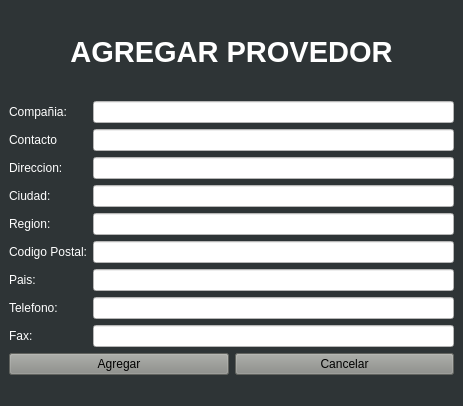
<?xml version="1.0" encoding="UTF-8"?>
<ui version="4.0">
 <class>VentanaAgregarProveedorGui</class>
 <widget class="QMainWindow" name="VentanaAgregarProveedorGui">
  <property name="geometry">
   <rect>
    <x>0</x>
    <y>0</y>
    <width>463</width>
    <height>406</height>
   </rect>
  </property>
  <property name="minimumSize">
   <size>
    <width>463</width>
    <height>406</height>
   </size>
  </property>
  <property name="maximumSize">
   <size>
    <width>463</width>
    <height>406</height>
   </size>
  </property>
  <property name="windowTitle">
   <string>Agregar Producto</string>
  </property>
  <property name="styleSheet">
   <string notr="true">background-color: rgb(46, 52, 54);</string>
  </property>
  <widget class="QWidget" name="centralwidget">
   <layout class="QHBoxLayout" name="horizontalLayout">
    <item>
     <layout class="QVBoxLayout" name="verticalLayout">
      <item>
       <widget class="QLabel" name="label">
        <property name="styleSheet">
         <string notr="true">color: rgb(255, 255, 255);</string>
        </property>
        <property name="text">
         <string>&lt;html&gt;&lt;head/&gt;&lt;body&gt;&lt;p align=&quot;center&quot;&gt;&lt;span style=&quot; font-size:22pt; font-weight:600;&quot;&gt;AGREGAR PROVEDOR&lt;/span&gt;&lt;/p&gt;&lt;/body&gt;&lt;/html&gt;</string>
        </property>
       </widget>
      </item>
      <item>
       <layout class="QFormLayout" name="formLayout">
        <item row="0" column="0">
         <widget class="QLabel" name="label_3">
          <property name="styleSheet">
           <string notr="true">color: rgb(255, 255, 255);</string>
          </property>
          <property name="text">
           <string>Compañia:</string>
          </property>
         </widget>
        </item>
        <item row="0" column="1">
         <widget class="QLineEdit" name="txtCompania">
          <property name="styleSheet">
           <string notr="true">background-color: rgb(255, 255, 255);</string>
          </property>
         </widget>
        </item>
        <item row="1" column="0">
         <widget class="QLabel" name="label_4">
          <property name="styleSheet">
           <string notr="true">color: rgb(255, 255, 255);</string>
          </property>
          <property name="text">
           <string>Contacto</string>
          </property>
         </widget>
        </item>
        <item row="1" column="1">
         <widget class="QLineEdit" name="txtContacto">
          <property name="styleSheet">
           <string notr="true">background-color: rgb(255, 255, 255);</string>
          </property>
         </widget>
        </item>
        <item row="2" column="0">
         <widget class="QLabel" name="label_2">
          <property name="styleSheet">
           <string notr="true">color: rgb(255, 255, 255);</string>
          </property>
          <property name="text">
           <string>Direccion:</string>
          </property>
         </widget>
        </item>
        <item row="3" column="0">
         <widget class="QLabel" name="label_5">
          <property name="styleSheet">
           <string notr="true">color: rgb(255, 255, 255);</string>
          </property>
          <property name="text">
           <string>Ciudad:</string>
          </property>
         </widget>
        </item>
        <item row="4" column="0">
         <widget class="QLabel" name="label_6">
          <property name="styleSheet">
           <string notr="true">color: rgb(255, 255, 255);</string>
          </property>
          <property name="text">
           <string>Region:</string>
          </property>
         </widget>
        </item>
        <item row="5" column="0">
         <widget class="QLabel" name="label_7">
          <property name="styleSheet">
           <string notr="true">color: rgb(255, 255, 255);</string>
          </property>
          <property name="text">
           <string>Codigo Postal:</string>
          </property>
         </widget>
        </item>
        <item row="6" column="0">
         <widget class="QLabel" name="label_8">
          <property name="styleSheet">
           <string notr="true">color: rgb(255, 255, 255);</string>
          </property>
          <property name="text">
           <string>Pais:</string>
          </property>
         </widget>
        </item>
        <item row="7" column="0">
         <widget class="QLabel" name="label_9">
          <property name="styleSheet">
           <string notr="true">color: rgb(255, 255, 255);</string>
          </property>
          <property name="text">
           <string>Telefono:</string>
          </property>
         </widget>
        </item>
        <item row="8" column="0">
         <widget class="QLabel" name="label_10">
          <property name="styleSheet">
           <string notr="true">color: rgb(255, 255, 255);</string>
          </property>
          <property name="text">
           <string>Fax:</string>
          </property>
         </widget>
        </item>
        <item row="2" column="1">
         <widget class="QLineEdit" name="txtDireccion">
          <property name="styleSheet">
           <string notr="true">background-color: rgb(255, 255, 255);</string>
          </property>
         </widget>
        </item>
        <item row="3" column="1">
         <widget class="QLineEdit" name="txtCiudad">
          <property name="styleSheet">
           <string notr="true">background-color: rgb(255, 255, 255);</string>
          </property>
         </widget>
        </item>
        <item row="4" column="1">
         <widget class="QLineEdit" name="txtRegion">
          <property name="styleSheet">
           <string notr="true">background-color: rgb(255, 255, 255);</string>
          </property>
         </widget>
        </item>
        <item row="5" column="1">
         <widget class="QLineEdit" name="txtCodigoPostal">
          <property name="styleSheet">
           <string notr="true">background-color: rgb(255, 255, 255);</string>
          </property>
         </widget>
        </item>
        <item row="6" column="1">
         <widget class="QLineEdit" name="txtPais">
          <property name="styleSheet">
           <string notr="true">background-color: rgb(255, 255, 255);</string>
          </property>
         </widget>
        </item>
        <item row="7" column="1">
         <widget class="QLineEdit" name="txtTelefono">
          <property name="styleSheet">
           <string notr="true">background-color: rgb(255, 255, 255);</string>
          </property>
         </widget>
        </item>
        <item row="8" column="1">
         <widget class="QLineEdit" name="txtFax">
          <property name="styleSheet">
           <string notr="true">background-color: rgb(255, 255, 255);</string>
          </property>
         </widget>
        </item>
       </layout>
      </item>
      <item>
       <layout class="QHBoxLayout" name="horizontalLayout_2">
        <item>
         <widget class="QPushButton" name="btnAAgregar">
          <property name="styleSheet">
           <string notr="true">background-color: rgb(136, 138, 133);
</string>
          </property>
          <property name="text">
           <string>Agregar</string>
          </property>
         </widget>
        </item>
        <item>
         <widget class="QPushButton" name="btnACancelar">
          <property name="styleSheet">
           <string notr="true">background-color: rgb(136, 138, 133);</string>
          </property>
          <property name="text">
           <string>Cancelar</string>
          </property>
         </widget>
        </item>
       </layout>
      </item>
     </layout>
    </item>
   </layout>
  </widget>
  <widget class="QStatusBar" name="statusbar"/>
 </widget>
 <resources/>
 <connections/>
</ui>
